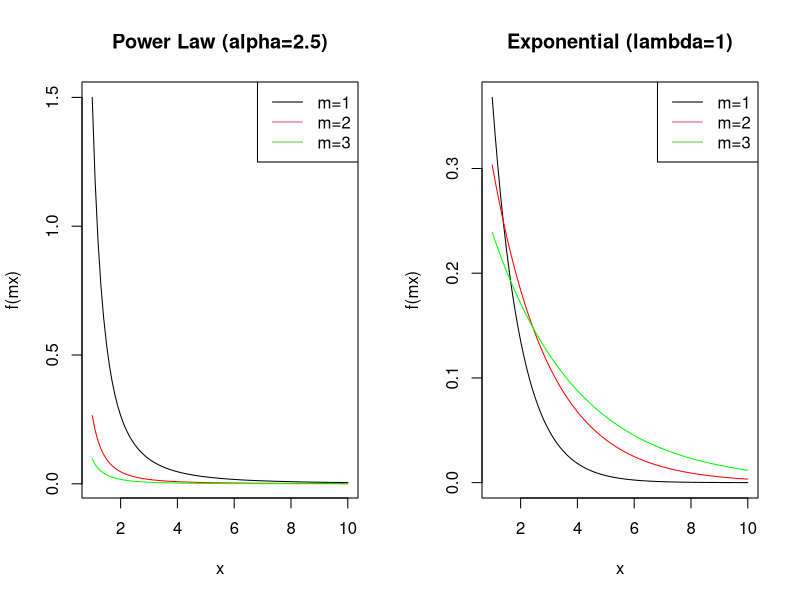
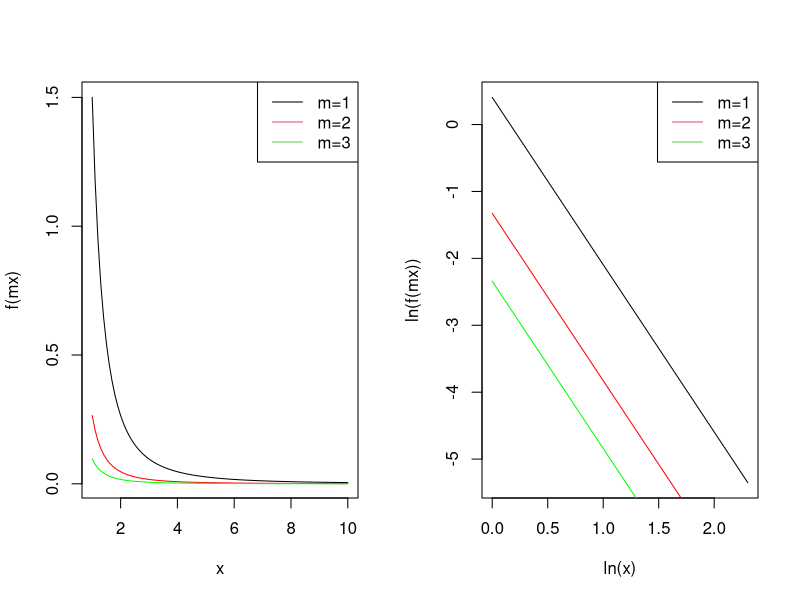

R code for these plots, in order:
## ---- chunk 1

## ---- chunk 2
x <- seq(1, 10, 0.1)
par(mfcol = c(1, 2))
plot(x, (2.5-1)/1 * (x/1)^(-2.5), type = "l", ylab = "f(mx)", main="Power Law (alpha=2.5)")
lines(x, (2.5-1)/1 * (x/1)^(-2.5)*(2^(-2.5)), col="red")
lines(x, (2.5-1)/1 * (x/1)^(-2.5)*(3^(-2.5)), col="green")
legend("topright", legend = paste0("m=", 1:3), col = 1:3, lty = 1)
plot(x, exp(-x), type = "l", xlab = "x", ylab = "f(mx)", main="Exponential (lambda=1)")
lines(x, (1/2)*exp(-x/2), col="red")
lines(x, (1/3)*exp(-x/3), col="green")
legend("topright", legend = paste0("m=", 1:3), col = 1:3, lty = 1)
## ---- chunk 3
x <- seq(1, 10, 0.1)
par(mfcol = c(1, 2))
plot(x, (2.5-1)/1 * (x/1)^(-2.5), type = "l", ylab = "f(mx)", xlab = "x")
lines(x, (2.5-1)/1 * (x/1)^(-2.5)*(2^(-2.5)), col="red")
lines(x, (2.5-1)/1 * (x/1)^(-2.5)*(3^(-2.5)), col="green")
legend("topright", legend = paste0("m=", 1:3), col = 1:3, lty = 1)
plot(log(x), log((2.5-1)/1 * (x/1)^(-2.5)), type = "l", xlab = "ln(x)", ylab = "ln(f(mx))")
lines(log(x), log((2.5-1)/1 * (x/1)^(-2.5)*(2^(-2.5))), col="red")
lines(log(x), log((2.5-1)/1 * (x/1)^(-2.5)*(3^(-2.5))), col="green")
legend("topright", legend = paste0("m=", 1:3), col = 1:3, lty = 1)
